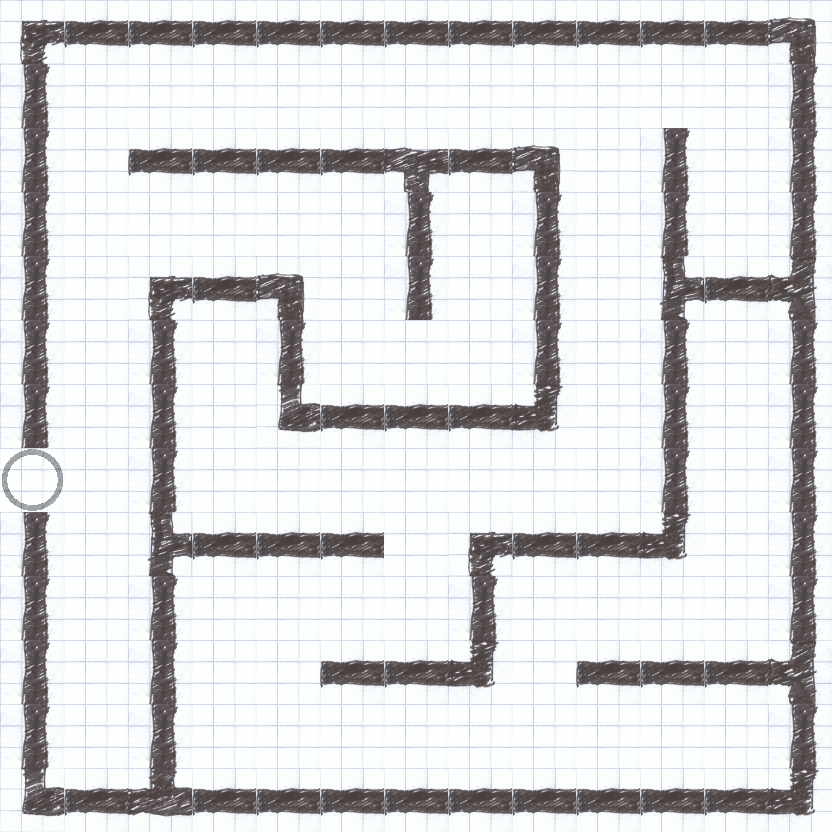

The image is a tile-based game level rendered from a .tmx file. Its description and source (layers, tilesets, objects; grid data summarised) follow:
An orthogonal 13x13 tile map with 64x64 px tiles, 3 tile layers (piso, paredes, portal), 3 tilesets and 1 object (spawn).

<map version="1.0" orientation="orthogonal" width="13" height="13" tilewidth="64" tileheight="64" backgroundcolor="#55ff7f">
 <properties>
  <property name="optimo" value="43" />
 </properties>
 <tileset firstgid="1" name="piso" tilewidth="64" tileheight="64">
  <image source="piso.png" width="64" height="64" />
 </tileset>
 <tileset firstgid="2" name="pared" tilewidth="64" tileheight="64">
  <image source="pared.png" width="512" height="512" />
  <tile id="0">
   <properties>
    <property name="colisionable" value="true" />
   </properties>
  </tile>
 </tileset>
 <tileset firstgid="66" name="portal" tilewidth="64" tileheight="64">
  <image source="portal.png" width="64" height="64" />
 </tileset>
 <layer name="piso" width="13" height="13">
  <data>[169 cells, 169 non-empty, 1 distinct tile ids]</data>
 </layer>
 <layer name="paredes" width="13" height="13">
  <data>[169 cells, 96 non-empty, 10 distinct tile ids]</data>
 </layer>
 <layer name="portal" width="13" height="13">
  <data>[169 cells, 1 non-empty, 1 distinct tile ids]</data>
 </layer>
 <objectgroup name="personaje" width="13" height="13">
  <object name="spawn" x="736" y="320" width="32" height="32" />
 </objectgroup>
</map>
